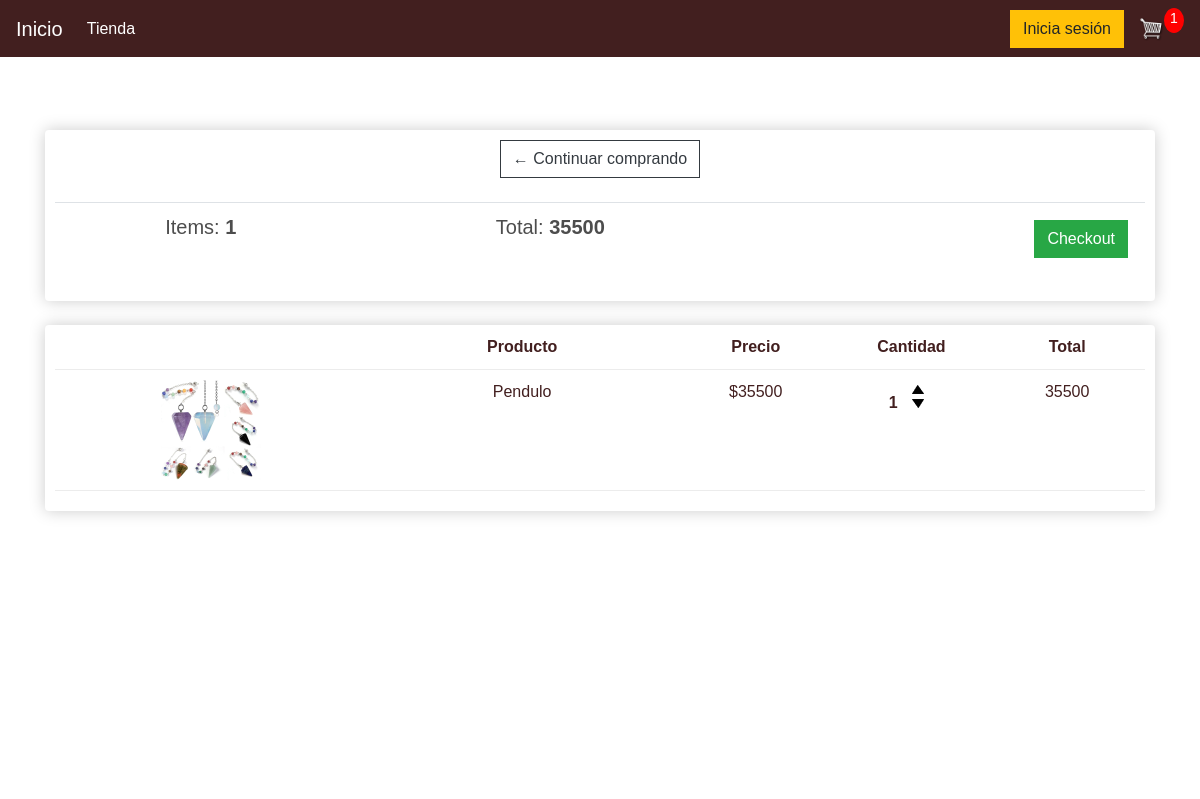
The app's page /carrito/ (signed in), older data.
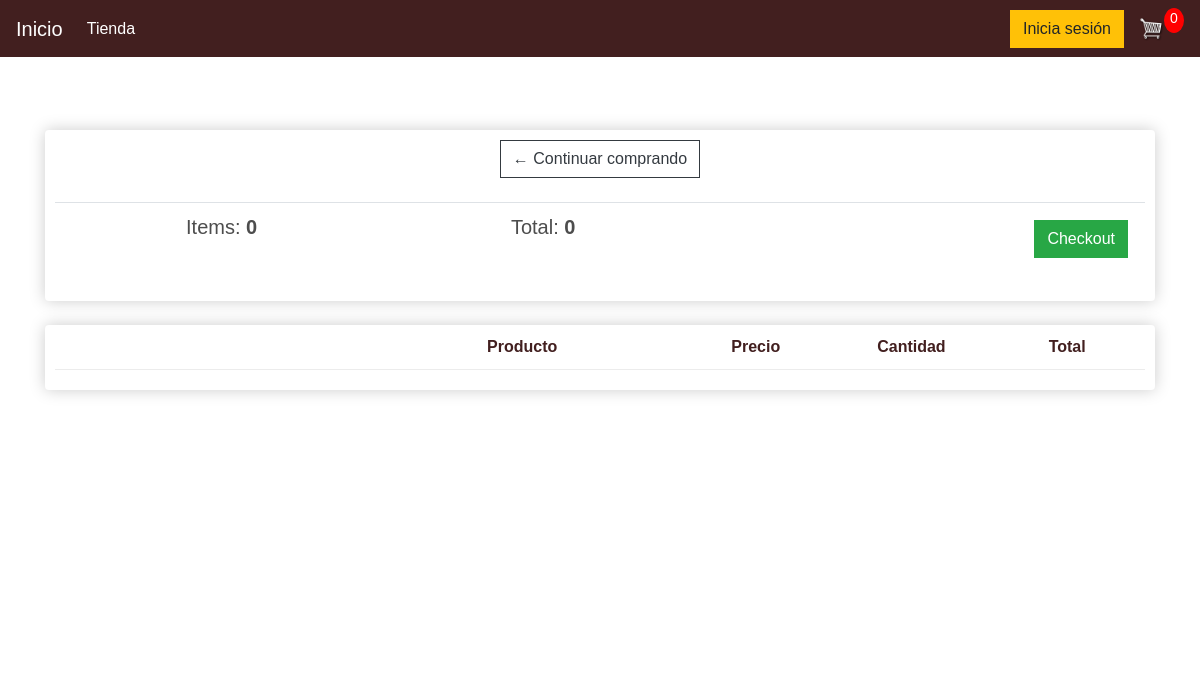
The same page, newer data.
### tienda/models.py (models this page shows, shortened)
class Orden(models.Model):
    cliente = models.ForeignKey(Cliente, on_delete=models.SET_NULL, null=True, blank=True)
    fecha_orden = models.DateTimeField(auto_now_add=True)
    completado = models.BooleanField(default=False)
    id_transaccion = models.CharField(max_length=100, null=True)
    @property
    def get_cart_total(self):
        ordenproducto = self.ordenproducto_set.all()
        total = sum([item.get_total for item in ordenproducto])
        return total
    @property
    def get_cart_items(self):
        ordenproducto = self.ordenproducto_set.all()
        total = sum([item.cantidad for item in ordenproducto])
        return total

class OrdenProducto(models.Model):
    producto = models.ForeignKey(Producto, on_delete=models.SET_NULL, null=True)
    orden = models.ForeignKey(Orden,on_delete=models.SET_NULL, null=True)
    cantidad = models.IntegerField(default=0, null=True,blank=True)
    fecha_agregado = models.DateTimeField(auto_now_add=True)
    @property
    def get_total(self):
        total = self.producto.precio * self.cantidad
        return total

class Producto(models.Model):
    nombre = models.CharField(max_length=200)
    precio = models.IntegerField()
    digital = models.BooleanField(default=False, null=True, blank=False)
    imagen = models.ImageField(null=True, blank=True)
    @property
    def imagenURL(self):
        try:
            url = self.imagen.url
        except:
            url = ''
        return url

### tienda/views.py (the view)
# urls.py: path('carrito/', views.carrito, name="carrito"),
def carrito(request):
    if request.user.is_authenticated:
        cliente= request.user.cliente
        orden, created= Orden.objects.get_or_create(cliente=cliente, completado=False)
        items = orden.ordenproducto_set.all()
        cartItems = orden.get_cart_items
    else:
        items = []
        orden = {'get_cart_total':0, 'get_cart_items':0, 'shipping':False}
        cartItems = orden['get_cart_items']
    context = {'items': items, 'orden':orden, 'cartItems': cartItems}
    return render(request, 'tienda/carrito.html', context)

### tienda/templates/tienda/carrito.html
{% extends 'tienda/main.html' %}
{% load static %}
    {% block content %}
    <br>
				<br>
                <br>
				<br>
	<div class="row">
		<div class="col-lg-12">
			<div class="box-element">
				<a  class="btn btn-outline-dark" href="{% url 'tienda' %}">&#x2190; Continuar comprando</a>
				<br>
				<br>
				<table class="table">
					<tr>
						<th><h5>Items: <strong>{{orden.get_cart_items}}</strong></h5></th>
						<th><h5>Total:<strong> {{orden.get_cart_total}}</strong></h5></th>
						<th>
							<a  style="float:right; margin:5px;" class="btn btn-success" href="{% url 'checkout' %}">Checkout</a>
						</th>
					</tr>
				</table>
			</div>
			<br>
			<div class="box-element">
				<div class="cart-row">
					<div style="flex:2"></div>
					<div style="flex:2"><strong>Producto</strong></div>
					<div style="flex:1"><strong>Precio</strong></div>
					<div style="flex:1"><strong>Cantidad</strong></div>
					<div style="flex:1"><strong>Total</strong></div>
				</div>
				{% for item in items%}
				<div class="cart-row">
					<div style="flex:2"><img class="row-image" src="{{item.producto.imagenURL}}"></div>
					<div style="flex:2"><p>{{item.producto.nombre}}</p></div>
					<div style="flex:1"><p>${{item.producto.precio}}</p></div>
					<div style="flex:1">
						<p class="quantity">{{item.cantidad}}</p>
						<div class="quantity">
							<img data-product="{{item.producto.id}}" data-action="add" class="chg-quantity update-cart" src="{% static  'tienda/img/arrow-up.png' %}">
							<img data-product="{{item.producto.id}}" data-action="remove" class="chg-quantity update-cart" src="{% static  'tienda/img/arrow-down.png' %}">
						</div>
					</div>
					<div style="flex:1"><p>{{item.get_total}}</p></div>
				</div>
{% endfor %}
			</div>
		</div>
	</div>
    {% endblock content %}

Row changes from the older to the newer data that the page shows:
no longer on this page (row edited): Orden: get_cart_items "1", get_cart_total "35500"
no longer on this page (row unchanged): OrdenProducto: producto.imagenURL (picture), producto.nombre "Pendulo", producto.precio "35500", cantidad "1", get_total "35500"
added Orden: get_cart_items "0", get_cart_total "0"
Text that changed along with them:
{{ cartItems }}: "1" → "0"
